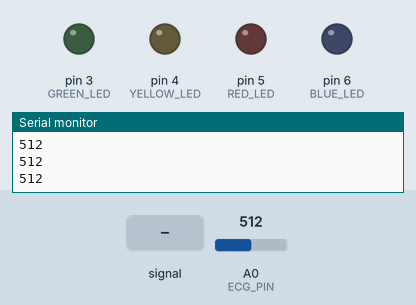
A sketch run on a simulated Arduino Uno, built with avr-gcc and run on an emulated ATmega328P. Parts: output pins drawn as LEDs (lit = HIGH), the last lines printed to the serial monitor. The inputs (shaded band) are chosen by the test bench; at power-on: A0 (ECG_PIN) = 512.

Above: at 1.2 s.
1.3 s: A0 (ECG_PIN) fed a 200 Hz sine of ±255 counts around its level
At 2.8 s:
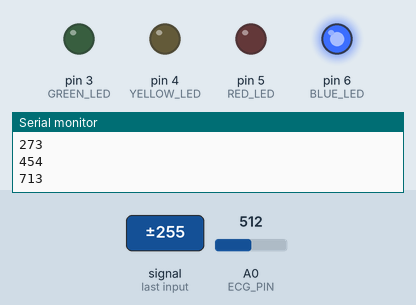
Timing chart, 0 to 4.3 s (numbered marks = the images above; inputs shaded):
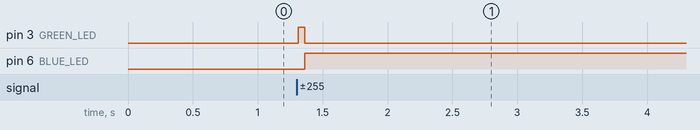

The sketch:

ECG_zones.ino
```cpp
// Definições dos pinos do sensor AD8232
const int ECG_PIN = A0;         // Pino analógico onde o AD8232 está conectado
const int ECG_LO_MINUS = 7;    // Pino digital para o LO-
const int ECG_LO_PLUS = 8;     // Pino digital para o LO+
const int GREEN_LED = 3;        // Pino para o LED verde (Z1)
const int YELLOW_LED = 4;       // Pino para o LED amarelo (Z2)
const int RED_LED = 5;          // Pino para o LED vermelho (Z3)
const int BLUE_LED = 6;         // Pino para o LED azul (Z4)


const int THRESHOLD = 600;      // Limiar para detecção de picos (ajuste conforme necessário)
const int PEAK_GAP = 50;       // Intervalo mínimo em ms entre picos
const int ECG_INTERVAL = 50;    // Intervalo de atualização para o Serial Plotter (em ms)

unsigned long lastPeakTime = 0; // Armazena o tempo do último pico detectado
unsigned long lastECGTime = 0;  // Armazena o tempo da última atualização do Serial Plotter
unsigned long lastCalcTime = 0; // Armazena o último momento de cálculo de média de BPM

float bpm = 0;                  // Variável para guardar o BPM calculado
int bpmSum = 0;                 // Soma dos BPMs para o cálculo da média
int bpmCount = 0;               // Contador de leituras de BPM para o cálculo da média

void setup() {
  Serial.begin(9600);
  pinMode(ECG_PIN, INPUT);

  // Configuração dos LEDs e pinos do AD8232 como saídas
  pinMode(GREEN_LED, OUTPUT);
  pinMode(YELLOW_LED, OUTPUT);
  pinMode(RED_LED, OUTPUT);
  pinMode(BLUE_LED, OUTPUT);
  pinMode(ECG_LO_MINUS, INPUT);
  pinMode(ECG_LO_PLUS, INPUT);
}

void loop() {
  int ecgSignal = analogRead(ECG_PIN); // Lê o valor do sinal do ECG


  // Envia o sinal ECG para o Serial Plotter a cada ECG_INTERVAL
  if (millis() - lastECGTime >= ECG_INTERVAL) {
    Serial.println(ecgSignal);
    lastECGTime = millis();
  }

  // Verifica se o sinal do ECG ultrapassa o limiar definido para detecção de pico
  if (ecgSignal > THRESHOLD) {
    unsigned long currentPeakTime = millis();

    // Calcula o intervalo RR apenas se o tempo desde o último pico for maior que o intervalo mínimo
    if (currentPeakTime - lastPeakTime > PEAK_GAP) {
      float rrInterval = (currentPeakTime - lastPeakTime) / 1000.0;
      bpm = 60.0 / rrInterval;

      // Adiciona o BPM à soma e incrementa o contador
      bpmSum += bpm;
      bpmCount++;

      lastPeakTime = currentPeakTime;

      // Controla os LEDs com base no BPM
      controlLEDs(bpm);
    }
  }

  // Calcula a média de BPM a cada segundo
  if (millis() - lastCalcTime >= 1000) {
    if (bpmCount > 0) {
      float avgBpm = bpmSum / bpmCount;
      Serial.print("Média de BPM: ");
      Serial.println(avgBpm);

      bpmSum = 0;
      bpmCount = 0;
    }
    lastCalcTime = millis();
  }

  delay(10);  // Pequeno delay para estabilidade da leitura
}

// Função para controlar os LEDs conforme a faixa de BPM
void controlLEDs(float bpm) {
  digitalWrite(GREEN_LED, LOW);
  digitalWrite(YELLOW_LED, LOW);
  digitalWrite(RED_LED, LOW);
  digitalWrite(BLUE_LED, LOW);

  if (bpm < 115) {
    digitalWrite(GREEN_LED, HIGH);
  } else if (bpm >= 115 && bpm <= 133) {
    digitalWrite(YELLOW_LED, HIGH);
  } else if (bpm >= 134 && bpm <= 152) {
    digitalWrite(RED_LED, HIGH);
  } else if (bpm > 153) {
    digitalWrite(BLUE_LED, HIGH);
  }
}
```

Measured:
- after the input at 1.3 s, pin 3 (GREEN_LED): LOW → HIGH at once, → LOW 0.05 s later; pin 6 (BLUE_LED): LOW → HIGH after 0.06 s
